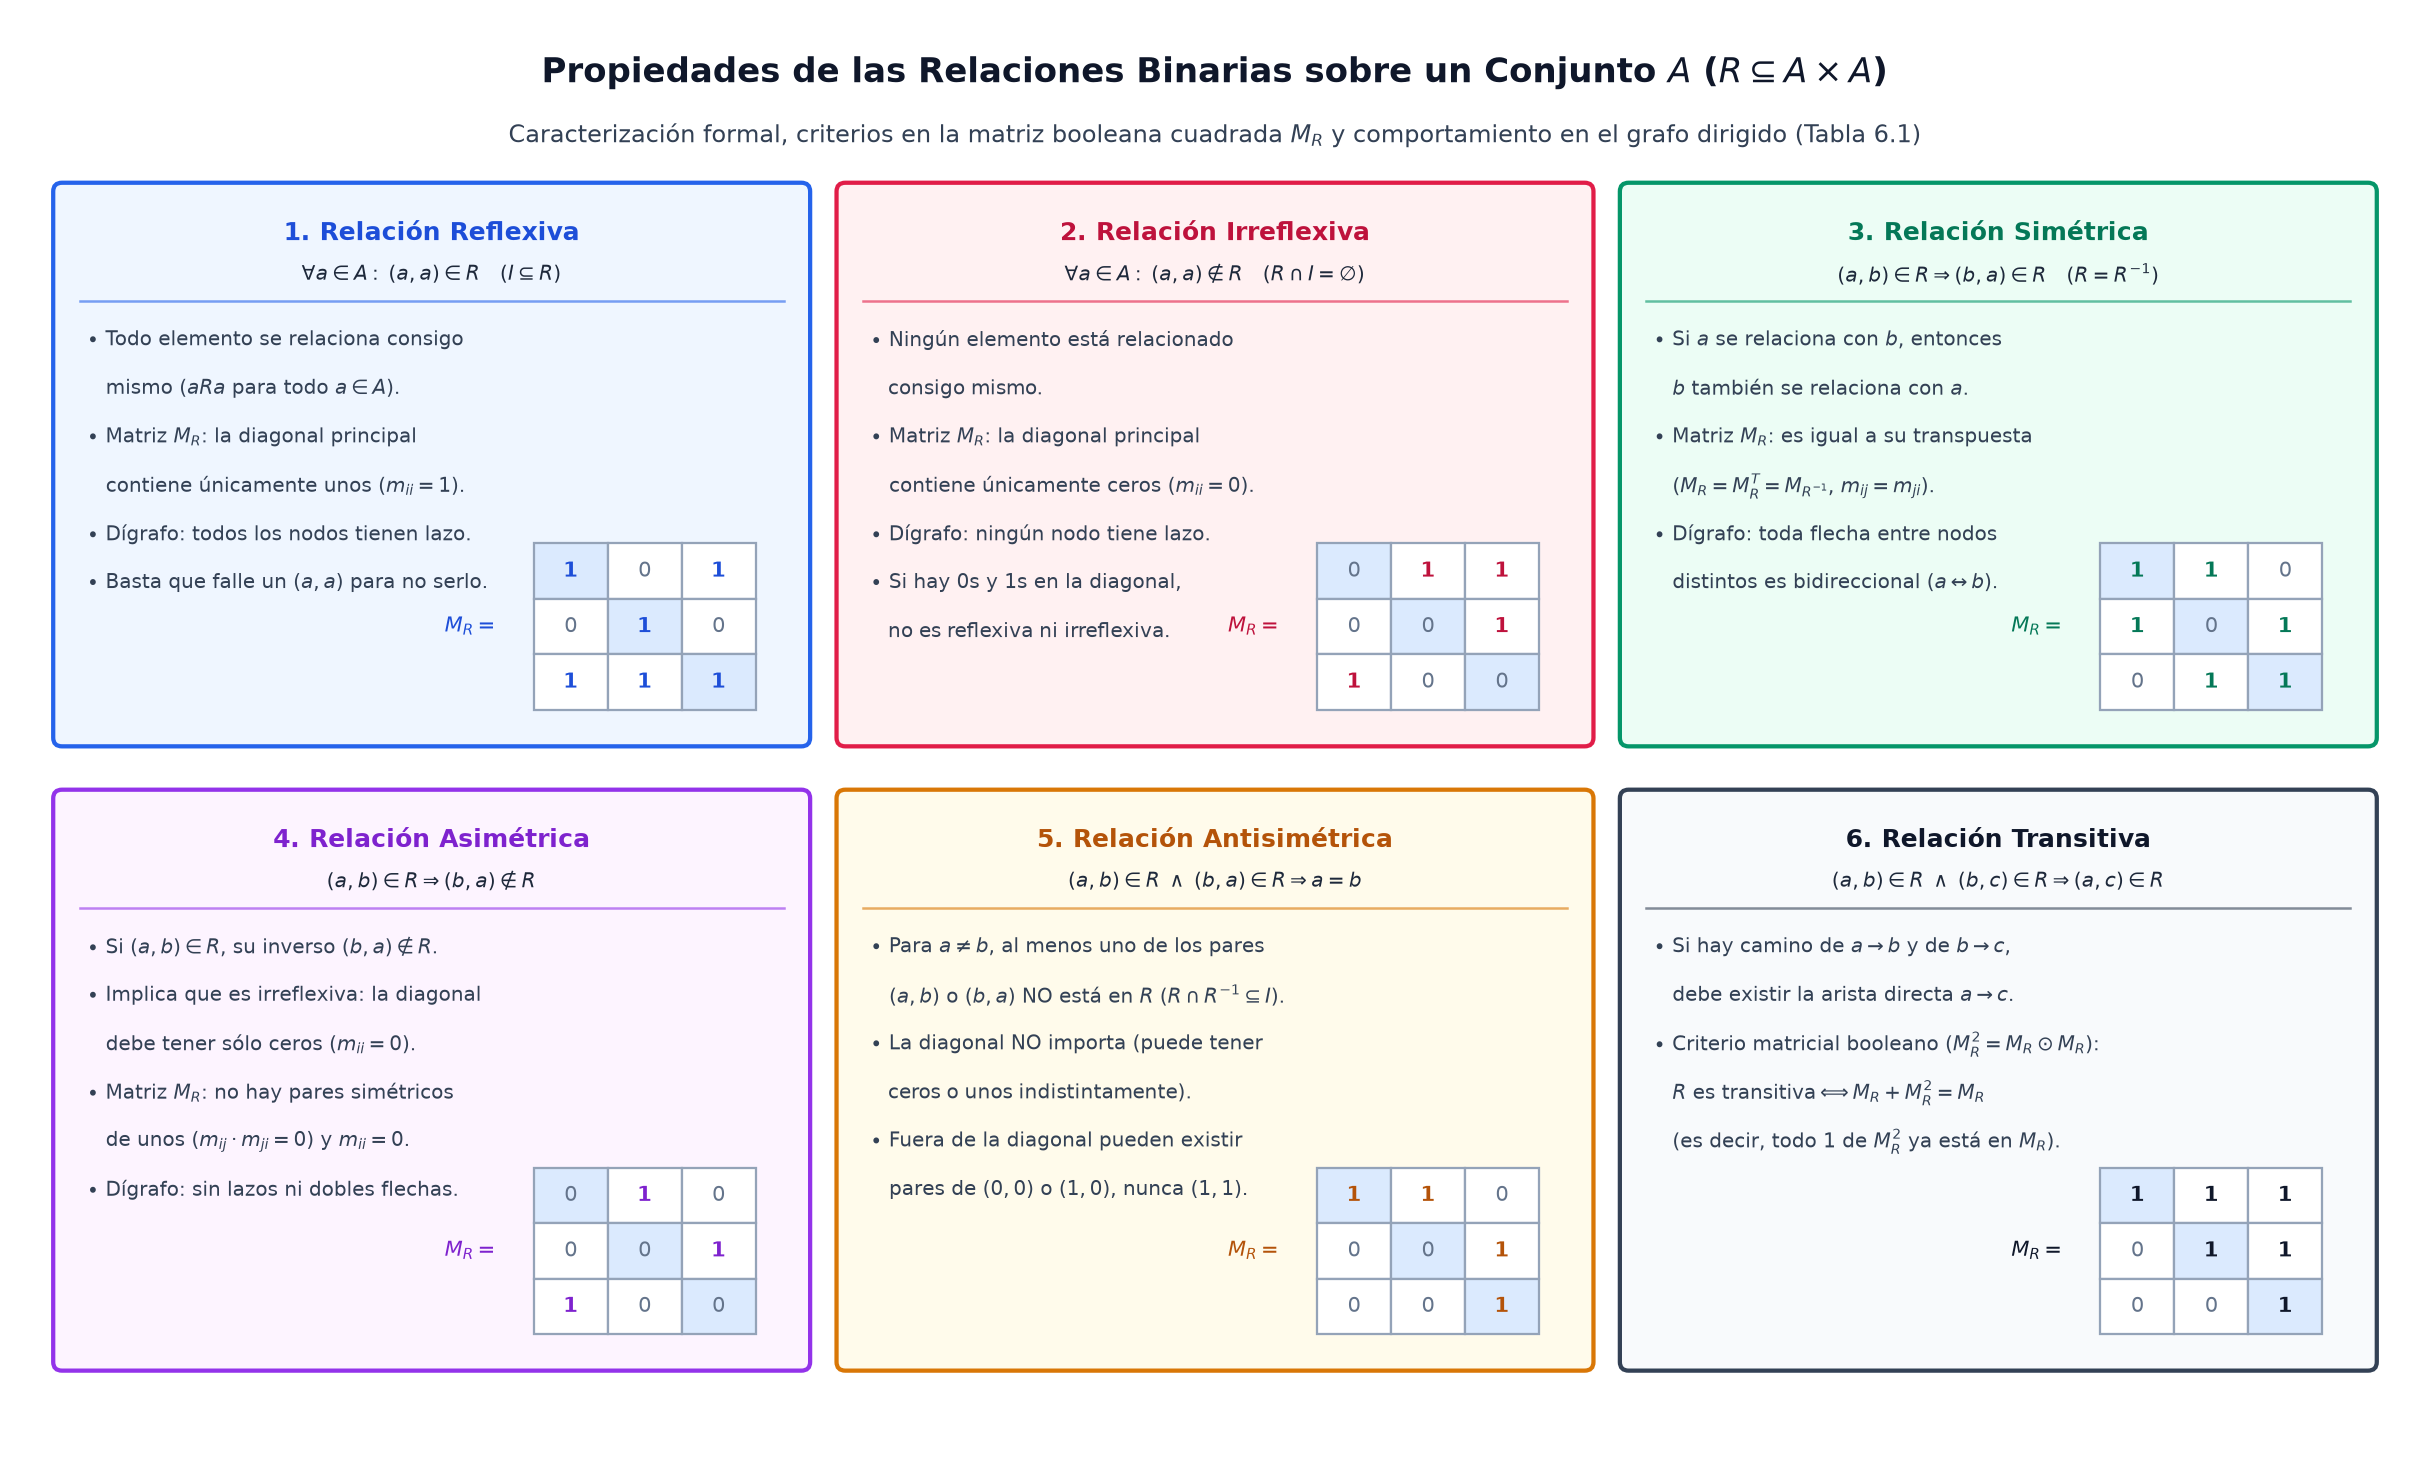

Write Python code to recreate this figure.
import os
import matplotlib.pyplot as plt
import matplotlib.patches as patches


def draw_card(ax, x, y, w, h, title, subtitle, lines, mat_rows, bg_color, border_color, title_color):
    rect = patches.FancyBboxPatch(
        (x, y), w, h,
        boxstyle="round,pad=0.05",
        facecolor=bg_color,
        edgecolor=border_color,
        linewidth=1.7
    )
    ax.add_patch(rect)
    ax.text(x + w / 2, y + h - 0.24, title, ha='center', va='center', fontsize=9.8, fontweight='bold', color=title_color)
    ax.text(x + w / 2, y + h - 0.48, subtitle, ha='center', va='center', fontsize=8.2, fontweight='bold', color='#1e293b')
    ax.plot([x + 0.1, x + w - 0.1], [y + h - 0.63, y + h - 0.63], color=border_color, linewidth=1.0, alpha=0.6)

    for idx, ln in enumerate(lines):
        ax.text(x + 0.14, y + h - 0.86 - idx * 0.28, ln, ha='left', va='center', fontsize=8.0, color='#334155')

    # Draw 3x3 example matrix at bottom right of card
    mx0 = x + w - 1.52
    my0 = y + 0.16
    cw, ch = 0.42, 0.32
    ax.text(mx0 - 0.35, my0 + 1.5 * ch, r"$M_R=$", ha='center', va='center', fontsize=8.4, fontweight='bold', color=title_color)
    for r in range(3):
        for c in range(3):
            val = mat_rows[r][c]
            cx = mx0 + c * cw
            cy = my0 + (2 - r) * ch
            is_diag = (r == c)
            cell_bg = '#dbeafe' if is_diag else '#ffffff'
            ax.add_patch(patches.Rectangle((cx, cy), cw, ch, facecolor=cell_bg, edgecolor='#94a3b8', linewidth=0.9))
            ax.text(cx + cw / 2, cy + ch / 2, str(val), ha='center', va='center',
                    fontsize=8.3, fontweight='bold' if val == '1' else 'normal',
                    color=title_color if val == '1' else '#64748b')


def main():
    fig, ax = plt.subplots(figsize=(13.6, 8.2), dpi=180)
    ax.set_xlim(0, 13.6)
    ax.set_ylim(0, 8.2)
    ax.axis('off')

    # Main Title
    ax.text(
        6.8, 7.88,
        r"Propiedades de las Relaciones Binarias sobre un Conjunto $A$ ($R \subseteq A \times A$)",
        ha='center', va='center', fontsize=13.6, fontweight='bold', color='#0f172a'
    )
    ax.text(
        6.8, 7.52,
        r"Caracterización formal, criterios en la matriz booleana cuadrada $M_R$ y comportamiento en el grafo dirigido (Tabla 6.1)",
        ha='center', va='center', fontsize=9.6, color='#334155'
    )

    # 6 Cards in a 2x3 Grid
    # Row 1: Reflexiva, Irreflexiva, Simétrica
    draw_card(
        ax, 0.25, 4.05, 4.2, 3.15,
        "1. Relación Reflexiva",
        r"$\forall a \in A:\; (a, a) \in R \quad (I \subseteq R)$",
        [
            r"$\bullet$ Todo elemento se relaciona consigo",
            r"   mismo ($a R a$ para todo $a \in A$).",
            r"$\bullet$ Matriz $M_R$: la diagonal principal",
            r"   contiene únicamente unos ($m_{ii} = 1$).",
            r"$\bullet$ Dígrafo: todos los nodos tienen lazo.",
            r"$\bullet$ Basta que falle un $(a,a)$ para no serlo."
        ],
        [["1", "0", "1"], ["0", "1", "0"], ["1", "1", "1"]],
        '#eff6ff', '#2563eb', '#1d4ed8'
    )

    draw_card(
        ax, 4.7, 4.05, 4.2, 3.15,
        "2. Relación Irreflexiva",
        r"$\forall a \in A:\; (a, a) \notin R \quad (R \cap I = \emptyset)$",
        [
            r"$\bullet$ Ningún elemento está relacionado",
            r"   consigo mismo.",
            r"$\bullet$ Matriz $M_R$: la diagonal principal",
            r"   contiene únicamente ceros ($m_{ii} = 0$).",
            r"$\bullet$ Dígrafo: ningún nodo tiene lazo.",
            r"$\bullet$ Si hay $0\mathrm{s}$ y $1\mathrm{s}$ en la diagonal,",
            r"   no es reflexiva ni irreflexiva."
        ],
        [["0", "1", "1"], ["0", "0", "1"], ["1", "0", "0"]],
        '#fff1f2', '#e11d48', '#be123c'
    )

    draw_card(
        ax, 9.15, 4.05, 4.2, 3.15,
        "3. Relación Simétrica",
        r"$(a, b) \in R \Rightarrow (b, a) \in R \quad (R = R^{-1})$",
        [
            r"$\bullet$ Si $a$ se relaciona con $b$, entonces",
            r"   $b$ también se relaciona con $a$.",
            r"$\bullet$ Matriz $M_R$: es igual a su transpuesta",
            r"   ($M_R = M_R^T = M_{R^{-1}}$, $m_{ij} = m_{ji}$).",
            r"$\bullet$ Dígrafo: toda flecha entre nodos",
            r"   distintos es bidireccional ($a \leftrightarrow b$)."
        ],
        [["1", "1", "0"], ["1", "0", "1"], ["0", "1", "1"]],
        '#ecfdf5', '#059669', '#047857'
    )

    # Row 2: Asimétrica, Antisimétrica, Transitiva
    draw_card(
        ax, 0.25, 0.45, 4.2, 3.25,
        "4. Relación Asimétrica",
        r"$(a, b) \in R \Rightarrow (b, a) \notin R$",
        [
            r"$\bullet$ Si $(a,b) \in R$, su inverso $(b,a) \notin R$.",
            r"$\bullet$ Implica que es irreflexiva: la diagonal",
            r"   debe tener sólo ceros ($m_{ii} = 0$).",
            r"$\bullet$ Matriz $M_R$: no hay pares simétricos",
            r"   de unos ($m_{ij} \cdot m_{ji} = 0$) y $m_{ii} = 0$.",
            r"$\bullet$ Dígrafo: sin lazos ni dobles flechas."
        ],
        [["0", "1", "0"], ["0", "0", "1"], ["1", "0", "0"]],
        '#fdf4ff', '#9333ea', '#7e22ce'
    )

    draw_card(
        ax, 4.7, 0.45, 4.2, 3.25,
        "5. Relación Antisimétrica",
        r"$(a, b) \in R \;\wedge\; (b, a) \in R \Rightarrow a = b$",
        [
            r"$\bullet$ Para $a \neq b$, al menos uno de los pares",
            r"   $(a,b)$ o $(b,a)$ NO está en $R$ ($R \cap R^{-1} \subseteq I$).",
            r"$\bullet$ La diagonal NO importa (puede tener",
            r"   ceros o unos indistintamente).",
            r"$\bullet$ Fuera de la diagonal pueden existir",
            r"   pares de $(0,0)$ o $(1,0)$, nunca $(1,1)$."
        ],
        [["1", "1", "0"], ["0", "0", "1"], ["0", "0", "1"]],
        '#fffbeb', '#d97706', '#b45309'
    )

    draw_card(
        ax, 9.15, 0.45, 4.2, 3.25,
        "6. Relación Transitiva",
        r"$(a, b) \in R \;\wedge\; (b, c) \in R \Rightarrow (a, c) \in R$",
        [
            r"$\bullet$ Si hay camino de $a \to b$ y de $b \to c$,",
            r"   debe existir la arista directa $a \to c$.",
            r"$\bullet$ Criterio matricial booleano ($M_R^2 = M_R \odot M_R$):",
            r"   $R\text{ es transitiva} \Longleftrightarrow M_R + M_R^2 = M_R$",
            r"   (es decir, todo $1$ de $M_R^2$ ya está en $M_R$)."
        ],
        [["1", "1", "1"], ["0", "1", "1"], ["0", "0", "1"]],
        '#f8fafc', '#334155', '#0f172a'
    )

    plt.tight_layout()
    out_path = os.path.join(os.path.dirname(os.path.abspath(__file__)), "propiedades-de-las-relaciones-digrafos-matrices.png")
    plt.savefig(out_path, dpi=180, bbox_inches='tight', facecolor='white')
    plt.close()


if __name__ == "__main__":
    main()
